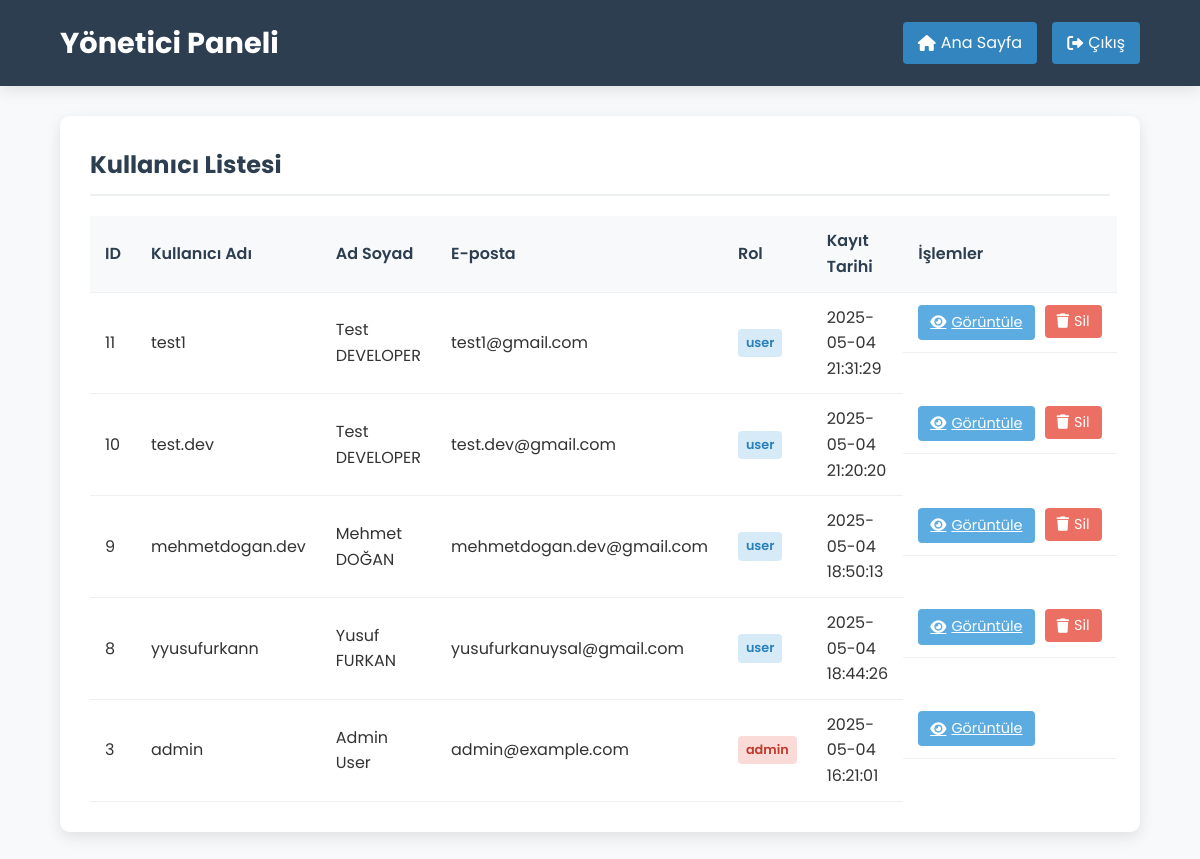
Page /admin (signed in) on the earlier database version.
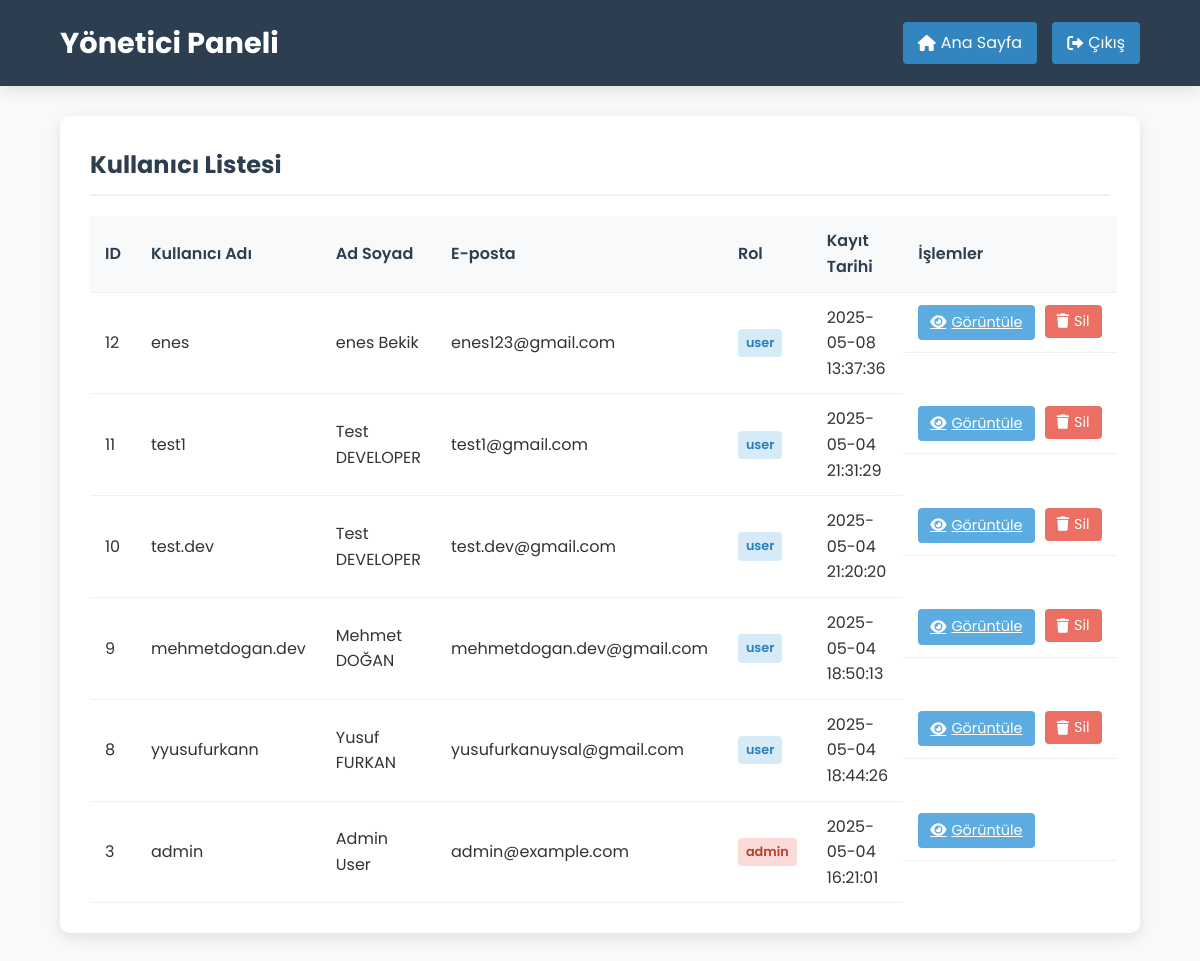
Same page on the later database version.
### tables this page shows
CREATE TABLE users (
            id INTEGER PRIMARY KEY AUTOINCREMENT,
            username TEXT UNIQUE NOT NULL,
            password TEXT NOT NULL,
            email TEXT UNIQUE NOT NULL,
            full_name TEXT NOT NULL,
            registration_date TIMESTAMP DEFAULT CURRENT_TIMESTAMP
        , role TEXT DEFAULT 'user');

### app.py (the view)
@app.route('/admin')
@admin_required
def admin_dashboard():
    users = get_all_users()
    return render_template('admin_dashboard.html', users=users)

### app.py (called while the page is built)
def get_db_connection():
    conn = sqlite3.connect(DATABASE)
    conn.row_factory = sqlite3.Row
    return conn

def admin_required(f):
    @wraps(f)
    def decorated_function(*args, **kwargs):
        if 'user_id' not in session:
            flash('Bu sayfaya erişmek için giriş yapmalısınız!', 'error')
            return redirect(url_for('login'))
        elif session.get('role') != 'admin':
            flash('Bu sayfaya erişim yetkiniz yok!', 'error')
            return redirect(url_for('index'))
        return f(*args, **kwargs)
    return decorated_function

def get_all_users():
    conn = get_db_connection()
    users = conn.execute('SELECT * FROM users ORDER BY registration_date DESC').fetchall()
    conn.close()
    return users

### templates/admin_dashboard.html (shortened to what this page needs)
<!DOCTYPE html>
<html lang="tr">
<head>
    <link rel="stylesheet" href="{{ url_for('static', filename='style.css') }}">
    <link rel="stylesheet" href="https://cdnjs.cloudflare.com/ajax/libs/font-awesome/6.0.0-beta3/css/all.min.css">
</head>
<body>
    <div class="ai-background">
</div>
    <header class="admin-header">
        <div class="admin-header-container">
            <div class="admin-title">
                <h1>Yönetici Paneli</h1>
            </div>
            <div class="admin-actions">
                <a href="{{ url_for('index') }}" class="admin-btn">
                    <i class="fas fa-home"></i> Ana Sayfa
                </a>
                <a href="{{ url_for('logout') }}" class="admin-btn">
                    <i class="fas fa-sign-out-alt"></i> Çıkış
                </a>
            </div>
        </div>
    </header>
    <div class="admin-container">
        <div class="admin-panel">
            <h2>Kullanıcı Listesi</h2>
            <table class="admin-table">
                <thead>
                    <tr>
                        <th>ID</th>
                        <th>Kullanıcı Adı</th>
                        <th>Ad Soyad</th>
                        <th>E-posta</th>
                        <th>Rol</th>
                        <th>Kayıt Tarihi</th>
                        <th>İşlemler</th>
                    </tr>
                </thead>
                <tbody>
                    {% for user in users %}
                        <tr>
                            <td>{{ user.id }}</td>
                            <td>{{ user.username }}</td>
                            <td>{{ user.full_name }}</td>
                            <td>{{ user.email }}</td>
                            <td>
                                <span class="user-role {% if user.role == 'admin' %}role-admin{% else %}role-user{% endif %}">
                                    {{ user.role }}
                                </span>
                            </td>
                            <td>{{ user.registration_date }}</td>
                            <td class="user-actions">
                                <a href="{{ url_for('admin_view_user', user_id=user.id) }}" class="admin-action-btn btn-view">
                                    <i class="fas fa-eye"></i> Görüntüle
                                </a>
                                {% if user.id != session.user_id %}
                                    <form class="delete-form" action="{{ url_for('admin_delete_user', user_id=user.id) }}" method="POST" onsubmit="return confirm('Bu kullanıcıyı silmek istediğinize emin misiniz?')">
                                        <button type="submit" class="admin-action-btn btn-delete">
                                            <i class="fas fa-trash"></i> Sil
                                        </button>
                                    </form>
                                {% endif %}
                            </td>
                        </tr>
                    {% endfor %}
                </tbody>
            </table>
        </div>
    </div>
</body>
</html>

Differences in the rows shown:
added users: id "12", username "enes", full_name "enes Bekik", email "enes123@gmail.com", role "user", registration_date "2025-05-08 13:37:36"
